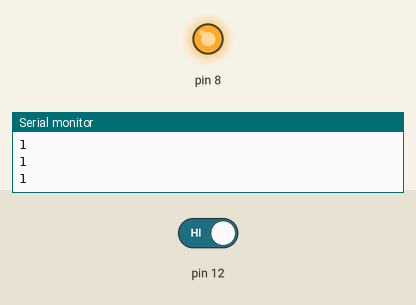
This sketch was run on a simulated Arduino Uno, built with avr-gcc and run on an emulated ATmega328P. On the bench: output pins drawn as LEDs (lit = HIGH), the last lines printed to the serial monitor. The inputs (shaded band) are chosen by the test bench; at power-on: pin 12 HIGH.

Above: at 1.2 s.
1.3 s: pin 12 driven LOW
At 2.5 s:
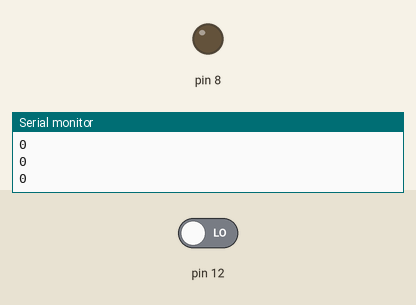
2.8 s: pin 12 driven HIGH
At 3.9 s:
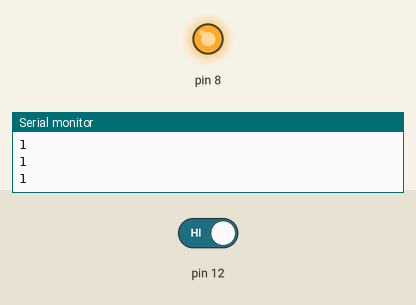
Timing chart, 0 to 5.8 s (numbered marks = the images above; inputs shaded):
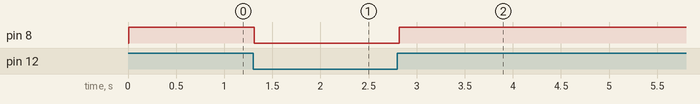

The sketch:

PUSH_BUTTON_AUTOMATION.ino
```cpp
void setup() {
  // put your setup code here, to run once:
pinMode(12,INPUT);
pinMode(8,OUTPUT);
digitalWrite(12,LOW);
Serial.begin(9600);
}

void loop() {
  // put your main code here, to run repeatedly:
  int results=digitalRead(12);
Serial.println(results);
delay(10);
if(results==0)
{
  digitalWrite(8,LOW);

}
else{
  digitalWrite(8,HIGH);
}

}
```

Measured:
- after the input at 1.3 s, pin 8: HIGH → LOW at once
- after the input at 2.8 s, pin 8: LOW → HIGH at once
